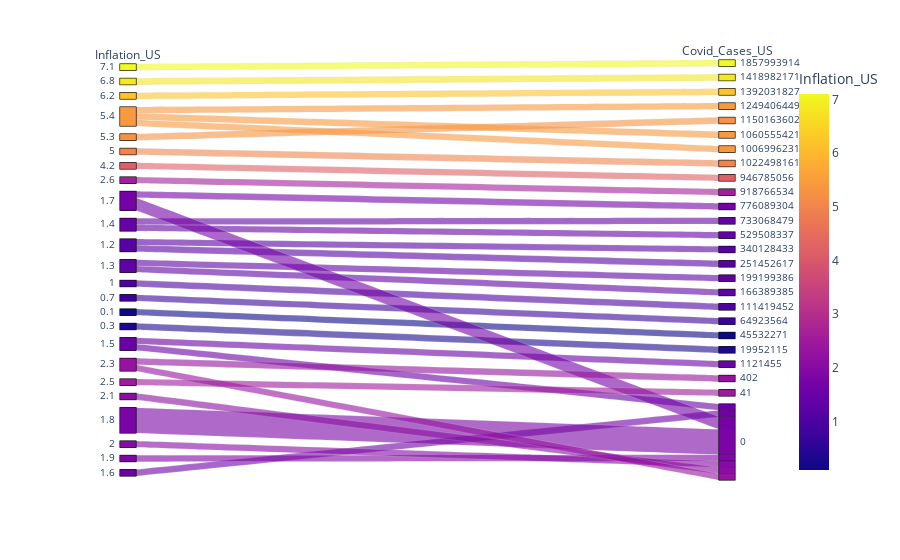

Notebook source saved alongside this figure:
### Code cell
px.parallel_categories(
    combined_df,
    dimensions=["Inflation_US","Covid_Cases_US"],
    color="Inflation_US",
)

### Figure 1 — Plotly figure (JSON) as saved in the notebook; plotly's stock layout.template omitted (floating-point values rounded to 4 significant figures)
{"data": [{"dimensions": [{"label": "Inflation_US", "values": [7.1, 6.8, 6.2, 5.4, 5.3, 5.4, 5.4, 5, 4.2, 2.6, 1.7, 1.4, 1.4, 1.2, 1.2, 1.3, 1.3, 1, 0.7, 0.1, 0.3, 1.5, 2.3, 2.5, 2.3, 2.1, 1.8, 1.7, 1.8, 1.8, 1.7, 1.8, 2, 1.9, 1.5, 1.6]}, {"label": "Covid_Cases_US", "values": [1857993914, 1418982171, 1392031827, 1249406449, 1150163602, 1060555421, 1006996231, 1022498161, 946785056, 918766534, 776089304, 733068479, 529508337, 340128433, 251452617, 199199386, 166389385, 111419452, 64923564, 45532271, 19952115, 1121455, 402, 41, 0, 0, 0, 0, 0, 0, 0, 0, 0, 0, 0, 0]}], "domain": {"x": [0, 1], "y": [0, 1]}, "line": {"color": [7.1, 6.8, 6.2, 5.4, 5.3, 5.4, 5.4, 5, 4.2, 2.6, 1.7, 1.4, 1.4, 1.2, 1.2, 1.3, 1.3, 1, 0.7, 0.1, 0.3, 1.5, 2.3, 2.5, 2.3, 2.1, 1.8, 1.7, 1.8, 1.8, 1.7, 1.8, 2, 1.9, 1.5, 1.6], "coloraxis": "coloraxis"}, "name": "", "type": "parcats"}], "layout": {"autosize": true, "coloraxis": {"colorbar": {"title": {"text": "Inflation_US"}}, "colorscale": [[0, "#0d0887"], [0.1111, "#46039f"], [0.2222, "#7201a8"], [0.3333, "#9c179e"], [0.4444, "#bd3786"], [0.5556, "#d8576b"], [0.6667, "#ed7953"], [0.7778, "#fb9f3a"], [0.8889, "#fdca26"], [1, "#f0f921"]]}, "legend": {"tracegroupgap": 0}, "margin": {"t": 60}}}
